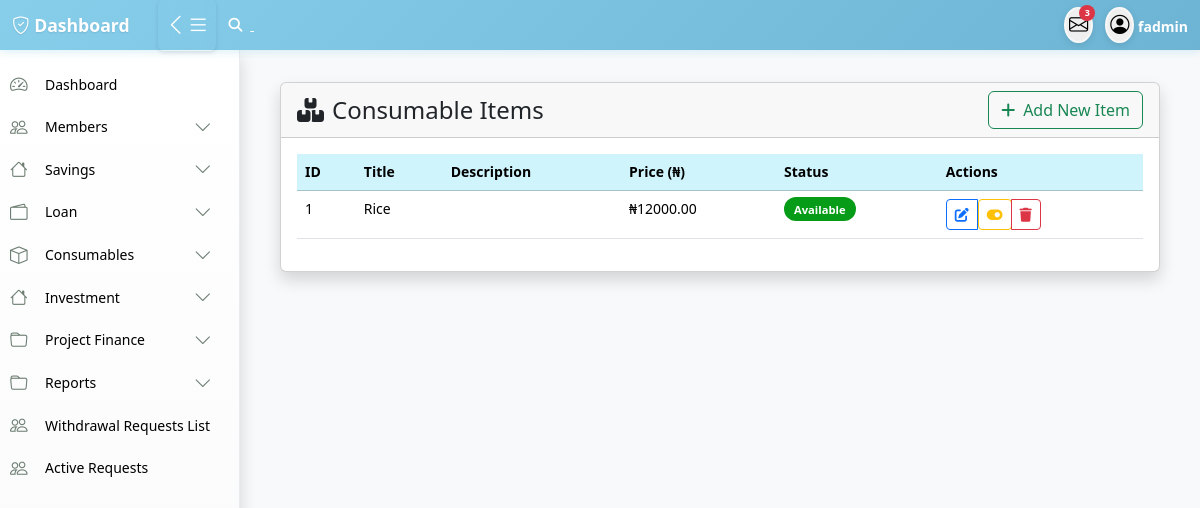
Before: /consumables/consumable_items/ (signed in) with the older database file.
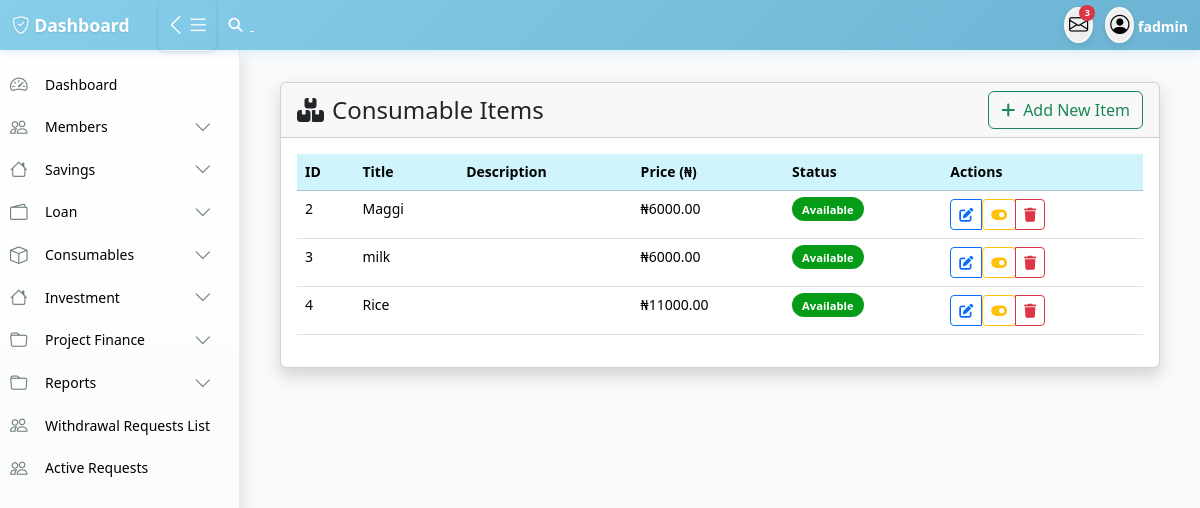
After: the same page with the newer database file.
### accounts/models.py (models this page shows, shortened)
class User(AbstractUser):
    first_name = models.CharField(max_length=100)
    last_name = models.CharField(max_length=100)
    other_name = models.CharField(max_length=100,blank=True,null=True)
    date_of_birth = models.DateField(blank=True,null=True)
    username = models.CharField(max_length=100, unique=True)
    savings = models.IntegerField(blank=True,null=True)
    account_type = models.CharField(max_length=100,blank=True,null=True)
    department = models.CharField(max_length=100)
    unit = models.CharField(max_length=100,blank=True,null=True)
    gender = models.ForeignKey(Gender, on_delete=models.CASCADE, blank=True, null=True)
    group = models.ForeignKey(UserGroup, on_delete=models.CASCADE, blank=True, null=True)
    marital_status = models.ForeignKey(MaritalStatus,on_delete=models.SET_NULL, null=True, blank=True)
    religion = models.ForeignKey(Religion, on_delete=models.SET_NULL, null=True, blank=True,)
    passport = models.ImageField(upload_to='passport', blank=True, null=True)
    phone1 = models.CharField(max_length=15,null=True, blank=True)
    phone2 = models.CharField(max_length=15, null=True, blank=True)
    email = models.EmailField(blank=True, null=True)
    member_number = models.CharField(max_length=100)

### PurchasedItems/models.py (models this page shows, shortened)
class SellingPlan(models.Model):
    purchased_item = models.OneToOneField( PurchasedItem,  on_delete=models.CASCADE,  related_name='selling_plan')
    selling_price_per_unit = models.DecimalField(max_digits=10, decimal_places=2)
    quantity = models.IntegerField()
    created_by = models.ForeignKey(User, on_delete=models.SET_NULL, null=True, blank=True)
    date_created = models.DateField(auto_now_add=True)
    notes = models.TextField(blank=True, null=True)
    profit = models.DecimalField(max_digits=12, decimal_places=2, null=True, blank=True)
    available = models.BooleanField(default=True)

class PurchasedItem(models.Model):
    consumable_purchased_request = models.ForeignKey(ConsumablePurchasedRequest, on_delete=models.CASCADE, related_name='items'  )
    item_name = models.CharField(max_length=255)
    description_title = models.TextField()
    quantity = models.IntegerField()
    unit_price = models.DecimalField(max_digits=10, decimal_places=2)
    receipt = models.FileField(upload_to='receipts/', blank=True, null=True)
    expenditure_amount  = models.DecimalField(max_digits=10, decimal_places=2)
    date_added = models.DateField(auto_now_add=True)

### consumable/views.py (the view, shortened to what this page needs)
# urls.py: path('consumable_items/', views.consumable_items, name='consumable_items'),
@login_required
def consumable_items(request):
    consumables = SellingPlan.objects.all()
    context = {'consumables': consumables}
    return render(request, "consumable/consumable_items.html", context)

### templates/consumable/consumable_items.html (shortened to what this page needs)
{% extends 'base/base.html' %}
{% load static %}
{% block content %}
<div class="container">
    <div class="row">
        <div class="col-12">
            <div class="card shadow">
                <div class="card-header d-flex justify-content-between align-items-center">
                    <h4 class="mb-0"><i class="fas fa-boxes me-2"></i>Consumable Items</h4>
                    <button class="btn btn-outline-success" data-bs-toggle="modal" data-bs-target="#addItemModal">
                        <i class="fas fa-plus me-2"></i>Add New Item
                    </button>
                </div>
                <div class="card-body">
                    <div class="table-responsive">
                        <table class="table table-hover">
                            <thead class="table-info">
                                <tr>
                                    <th>ID</th>
                                    <th>Title</th>
                                    <th>Description</th>
                                    <th>Price (₦)</th>
                                    <th>Status</th>
                                    <th>Actions</th>
                                </tr>
                            </thead>
                            <tbody>
                                {% for item in consumables %}
                                <tr>
                                    <td>{{ item.id }}</td>
                                    <td>{{ item.purchased_item.item_name }}</td>
                                    <td>{{ item.description.description_title }}</td>
                                    <td>₦{{ item.selling_price_per_unit|floatformat:2 }}</td>
                                   <td>
                                    <span class="status-badge
                                        {% if item.available %}status-active
                                        {% else %}status-cancelled{% endif %}">
                                        {% if item.available %}Available{% else %}Unavailable{% endif %}
                                    </span>
                                </td>
                                    <td>
                                        <div class="btn-group" role="group">
                                            <button class="btn btn-sm btn-outline-primary" onclick="editItem('{{ item.id }}', '{{ item.title }}', '{{ item.price }}','{{item.description}}',)">
                                                <i class="fas fa-edit"></i>
                                            </button>
                                            <form method="post" class="d-inline">
                                                <button type="submit" class="btn btn-sm btn-outline-warning">
                                                    <i class="fas fa-toggle-{% if item.available %}on{% else %}off{% endif %}"></i>
                                                </button>
                                            </form>
                                            <a href="{% url 'delete_item' item.id %}" class="btn btn-sm btn-outline-danger" onclick="return confirm('Are you sure you want to delete this item?')">
                                                <i class="fas fa-trash"></i>
                                            </a>
                                        </div>
                                    </td>
                                </tr>
                                {% endfor %}
                            </tbody>
                        </table>
                    </div>
                </div>
            </div>
        </div>
    </div>
</div>
{% endblock %}

### templates/base/base.html (shortened to what this page needs)
<!DOCTYPE html>
<html lang="en">
{% load static %}
<head>
    <link rel="stylesheet" href="https://cdnjs.cloudflare.com/ajax/libs/font-awesome/6.5.0/css/all.min.css">
    <link rel="stylesheet" href="https://cdn.jsdelivr.net/npm/bootstrap-icons@1.11.3/font/bootstrap-icons.css">
 <link rel="stylesheet" href="/static/css/font-awesome">
 <link rel="stylesheet" href="/static/css/bootstrap-icons.css">
  <link rel="stylesheet" href="/static/css/bootstrap.min.css">
  <link rel="stylesheet" href="/static/css/style.css">
</head>
<body>
    {% include 'include/navbar.html' %}
    {% include 'include/sidebar.html' %}
    <main class="main-content" id="mainContent">
        <div class="container-fluid py-3">
            {% block content %}{% endblock %}
        </div>
    </main>
</body>
</html>

### templates/include/navbar.html (shortened to what this page needs)
<nav class="navbar">
    <div class="navbar-content">
        <div class="navbar-left">
            <a href="" class="navbar-brand">
                <i class="bi bi-shield-check"></i> Dashboard
            </a>
            <button class="toggle-btn desktop-toggle" id="desktopToggle" aria-label="Toggle sidebar">
                <i class="bi bi-list" id="toggleIcon"></i>
                <i class="bi bi-list" id="toggleIcon"></i>
            </button>
              {% if user.is_authenticated and user.group.title == 'admin' or user.group.title == 'staff' %}
           <a href="#" class="text-white" data-bs-toggle="modal" data-bs-target="#inputPopupModal">
            <i class="fa fa-search me-lg-2"></i>
            {% endif %}
    </a>
        </div>
        <div class="navbar-right">
           <div class="dropdown profile-dropdown">
               <button class="profile-btn" data-bs-toggle="dropdown" aria-label="Messages" title="Messages">
                   <i class="bi bi-envelope"></i>
                   <span class="badge">3</span>
               </button>
           </div>
            <div class="dropdown profile-dropdown">
                <button class="profile-btn" data-bs-toggle="dropdown" aria-label="Profile menu" title="Profile">
                    <i class="bi bi-person-circle"></i>
                </button>
                <b class="text-white "data-bs-toggle="dropdown" aria-label="Profile menu" style="cursor: pointer;">{{request.user.first_name}}</b>
            </div>
        </div>
    </div>
</nav>

### templates/include/sidebar.html (shortened to what this page needs)
<nav class="sidebar shadow" id="sidebar" aria-label="Sidebar Navigation">
    <div class="sidebar-nav">
          {% if user.is_authenticated and user.group.title == 'admin' or user.group.title == 'staff' %}
         <div class="nav-item">
            <a href="{% url 'admin_dashboard' %}" class="nav-link">
                 <i class="bi bi-speedometer2"></i>
                  <span class="nav-text">Dashboard</span>
            </a>
        </div>
        <div class="nav-item">
            <button class="nav-link" data-bs-toggle="collapse" data-bs-target="#membersSubmenu" aria-expanded="false" aria-controls="membersSubmenu">
                <i class="bi bi-people"></i>
                <span class="nav-text">Members</span>
                <i class="bi bi-chevron-down dropdown-arrow"></i>
            </button>
        </div>
          <div class="nav-item">
            <button class="nav-link" data-bs-toggle="collapse" data-bs-target="#savingsSubmenu" aria-expanded="false" aria-controls="savingsSubmenu">
               <i class="bi bi-house"></i>
                <span class="nav-text">Savings</span>
                <i class="bi bi-chevron-down dropdown-arrow"></i>
            </button>
        </div>
        <div class="nav-item">
            <button class="nav-link" data-bs-toggle="collapse" data-bs-target="#loanSubmenu" aria-expanded="false" aria-controls="loanSubmenu">
                <i class="bi bi-wallet2"></i>
                <span class="nav-text">Loan</span>
                <i class="bi bi-chevron-down dropdown-arrow"></i>
            </button>
        </div>
        <div class="nav-item">
            <button class="nav-link" data-bs-toggle="collapse" data-bs-target="#consumableSubmenu" aria-expanded="false" aria-controls="consumableSubmenu">
                <i class="bi bi-box"></i>
                <span class="nav-text">Consumables</span>
                <i class="bi bi-chevron-down dropdown-arrow"></i>
            </button>
        </div>
          <div class="nav-item">
            <button class="nav-link" data-bs-toggle="collapse" data-bs-target="#itemSubmenu" aria-expanded="false" aria-controls="itemSubmenu">
                <i class="bi bi-house"></i>
                <span class="nav-text">Investment</span>
                <i class="bi bi-chevron-down dropdown-arrow"></i>
            </button>
        </div>
          <div class="nav-item">
            <button class="nav-link" data-bs-toggle="collapse" data-bs-target="#FinanceSubmenu" aria-expanded="false" aria-controls="casesSubmenu">
                <i class="bi bi-folder"></i>
                <span class="nav-text">Project Finance</span>
                <i class="bi bi-chevron-down dropdown-arrow"></i>
            </button>
        </div>
        <div class="nav-item">
            <button class="nav-link" data-bs-toggle="collapse" data-bs-target="#reportSubmenu" aria-expanded="false" aria-controls="reportSubmenu">
                <i class="bi bi-folder"></i>
                <span class="nav-text">Reports</span>
                <i class="bi bi-chevron-down dropdown-arrow"></i>
            </button>
        </div>
        <div class="nav-item">
            <a href="{% url 'list_withdrawal_requests' %}" class="nav-link" >
                <i class="bi bi-people"></i>
                <span class="nav-text">Withdrawal Requests List</span>
            </a>
            <a href="{% url 'member_active_requests' %}" class="nav-link" >
                <i class="bi bi-people"></i>
                <span class="nav-text">Active Requests</span>
            </a>
        </div>
        {% endif %}
    </div>
</nav>

### static/css/style.css (style rules this page uses)
:root { --sidebar-width: 240px; --sidebar-collapsed-width: 60px; --navbar-height: 50px; --primary-color: #cacadb; --primary-color: #5d5d81; --secondary-color: #4b4b6c; --accent-color: rgb(98, 145, 192); --success-color: #27ae60; --warning-color: #f39c12; --danger-color: #e74c3c; }
* { box-sizing: border-box; }
body { font-family: 'Segoe UI', Tahoma, Geneva, Verdana, sans-serif; background-color: #f8f9fa; margin: 0; padding: 0; font-size: 14px; line-height: 1.4; }
.navbar { position: fixed; top: 0; left: 0; right: 0; height: var(--navbar-height); background: linear-gradient(135deg, #87ceeb 0%, #6db4d4 100%); box-shadow: 0 2px 8px rgba(135, 206, 235, 0.3); z-index: 1050; padding: 0 0.75rem; }
.navbar-content { display: flex; align-items: center; justify-content: space-between; width: 100%; height: 100%; }
.navbar-left { display: flex; align-items: center; gap: 0.75rem; }
.navbar-right { display: flex; align-items: center; gap: 0.75rem; }
.toggle-btn { background:transparent; border: 2px solid transparent; border-radius: 6px; padding: 8px 5px; cursor: pointer; transition: all 0.3s ease; color: #ffffff; display: flex; align-items: center; justify-content: center; font-size: 1.4rem; backdrop-filter: blur(10px); box-shadow: 0 2px 4px rgba(0,0,0,0.1); font-weight: bold; }
.navbar-brand { font-weight: 700; color: #ffffff; text-decoration: none; font-size: 1.1rem; transition: color 0.3s ease; text-shadow: 0 1px 2px rgba(0,0,0,0.1); }
.sidebar { position: fixed; top: var(--navbar-height); left: 0; height: calc(100vh - var(--navbar-height)); width: var(--sidebar-width); background: linear-gradient(180deg, #ffffff 0%, #f8f9fa 100%); color: #000000; transition: all 0.3s ease; z-index: 1040; overflow: hidden; box-shadow: 2px 0 15px rgba(0,0,0,0.08); border-right: 1px solid #e9ecef; }
.sidebar-nav { padding: 0.75rem 0; overflow-y: auto; height: calc(100% - 65px); }
.nav-item { margin-bottom: 2px; }
.nav-link { display: flex; align-items: center; padding: 8px 10px; color: #000000; text-decoration: none; transition: all 0.3s ease; border: none; background: none; width: 100%; text-align: left; position: relative; cursor: pointer; font-weight: 500; font-size: 0.9rem; border-radius: 0 25px 25px 0; margin: 2px 0; }
.nav-link i { width: 20px; margin-right: 15px; font-size: 1.1rem; flex-shrink: 0; transition: all 0.3s ease; color: #6c7d71; }
.nav-text { white-space: nowrap; opacity: 1; transition: opacity 0.3s ease; flex: 1; font-size: 0.875rem; }
.dropdown-arrow { margin-left: auto; transition: transform 0.3s ease, opacity 0.3s ease; opacity: 1; font-size: 0.75rem; }
.main-content { margin-left: var(--sidebar-width); margin-top: var(--navbar-height); padding: 1rem; min-height: calc(100vh - var(--navbar-height)); transition: margin-left 0.3s ease; }
.profile-btn { border: 2px solid rgba(255, 255, 255, 0.5); padding: 3px; cursor: pointer; border-radius: 50%; transition: all 0.3s ease; position: relative; font-size: 1.2rem; backdrop-filter: blur(10px); box-shadow: 0 2px 8px rgba(0,0,0,0.1); }
.badge { position: absolute; top: -4px; right: -4px; background: #dc3545; color: white; border-radius: 50%; width: 16px; height: 16px; font-size: 9px; display: flex; align-items: center; justify-content: center; font-weight: 600; }
.profile-dropdown { position: relative; }
.status-badge { padding: 0.3rem 0.625rem; border-radius: 16px; font-size: 0.7rem; font-weight: 600; }
.status-active { background-color: #069c17; color: #ffffff; }

Changed rows visible on the page:
removed SellingPlan: id "1", purchased_item.item_name "Rice", selling_price_per_unit "12000.00", available "Available"
added SellingPlan: id "2", purchased_item.item_name "Maggi", selling_price_per_unit "6000.00", available "Available"
added SellingPlan: id "3", purchased_item.item_name "milk", selling_price_per_unit "6000.00", available "Available"
added SellingPlan: id "4", purchased_item.item_name "Rice", selling_price_per_unit "11000.00", available "Available"
